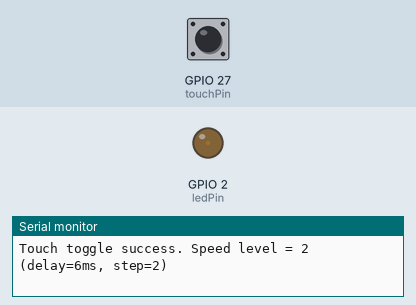
Simulated run of this sketch. Board: ESP32. On the bench: output pins drawn as LEDs (lit = HIGH), the last lines printed to the serial monitor. The inputs (shaded band) are chosen by the test bench; at power-on: GPIO 27 (touchPin) HIGH.

Above: at 0.7 s.
At 39.75 s:
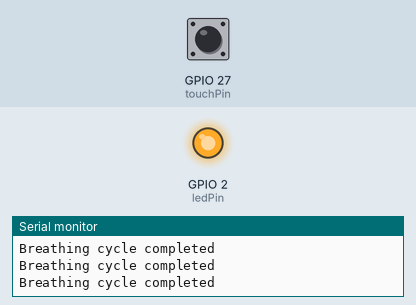
Timing chart, 0 to 40.0 s (numbered marks = the images above):
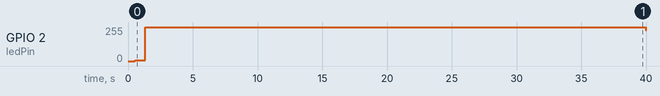

The sketch:

ex05.ino
```cpp
// 呼吸灯 PWM + 触摸自锁三档速度切换
// 触摸引脚：GPIO27（ESP32 Touch T7）

#include <Arduino.h>

#if defined(ARDUINO_ARCH_ESP32)
#include "esp32-hal-ledc.h"
#include "esp32-hal-touch.h"
#endif

// 定义LED引脚
const int ledPin = 2;

// 触摸引脚
const int touchPin = 27;

// 设置PWM属性
const int freq = 5000;      // 频率 5000Hz
const int resolution = 8;   // 分辨率 8位 (0-255)

// 速度档位：1 -> 2 -> 3 -> 1 ...
int speedLevel = 1;

// 触摸阈值与去抖
const uint16_t touchThreshold = 750;

// 参考 ex04：rawTouched 是瞬时读数，stableTouched 是防抖后的稳定状态
bool rawTouched = false;
bool stableTouched = false;
bool lastStableTouched = false;
unsigned long lastRawChangeMs = 0;
const unsigned long debounceMs = 60;

static int delayForSpeed(int level) {
  switch (level) {
    case 1: return 12; // 慢
    case 2: return 6;  // 中
    case 3: return 2;  // 快
    default: return 8;
  }
}

static int stepForSpeed(int level) {
  switch (level) {
    case 1: return 1; // 每次+1
    case 2: return 2; // 每次+2
    case 3: return 5; // 每次+5
    default: return 1;
  }
}

static uint16_t readTouchAvg(int pin, int samples) {
  uint32_t sum = 0;
  for (int i = 0; i < samples; i++) {
    sum += (uint16_t)touchRead(pin);
    delay(10);
  }
  return (uint16_t)(sum / (uint32_t)samples);
}

static void calibrateTouch() {
  // 保留：仅用于串口打印参考值，不参与阈值计算。
  const uint16_t touchBaseline = readTouchAvg(touchPin, 30);
  Serial.print("Touch baseline: ");
  Serial.print(touchBaseline);
  Serial.print("  fixed threshold: ");
  Serial.println(touchThreshold);
}

static void handleTouchToggle() {
  const uint16_t touchValue = (uint16_t)touchRead(touchPin);
  const bool newRawTouched = (touchValue < touchThreshold);

  // 1) 记录原始状态变化时刻
  if (newRawTouched != rawTouched) {
    rawTouched = newRawTouched;
    lastRawChangeMs = millis();
  }

  // 2) 原始状态保持不变超过防抖时间后，更新稳定状态
  if ((millis() - lastRawChangeMs) >= debounceMs) {
    stableTouched = rawTouched;
  }

  // 3) 边缘检测：只在“未触摸 -> 触摸”的瞬间切换档位
  if (!lastStableTouched && stableTouched) {
    speedLevel++;
    if (speedLevel > 3) speedLevel = 1;

    Serial.print("Touch toggle success. Speed level = ");
    Serial.print(speedLevel);
    Serial.print("  (delay=");
    Serial.print(delayForSpeed(speedLevel));
    Serial.print("ms, step=");
    Serial.print(stepForSpeed(speedLevel));
    Serial.println(")");
  }
  lastStableTouched = stableTouched;
}

void setup() {
  Serial.begin(115200);
  delay(200);

  // 【新版用法】直接将引脚、频率和分辨率绑定
  ledcAttach(ledPin, freq, resolution);

  calibrateTouch();
  Serial.println("Breathing LED started. Touch GPIO27 to change speed (1/2/3). ");
}

void loop() {
  // 逐渐变亮
  int duty = 0;
  while (duty <= 255) {
    handleTouchToggle();

    ledcWrite(ledPin, duty);
    delay(delayForSpeed(speedLevel));

    duty += stepForSpeed(speedLevel);
  }

  // 逐渐变暗
  duty = 255;
  while (duty >= 0) {
    handleTouchToggle();

    ledcWrite(ledPin, duty);
    delay(delayForSpeed(speedLevel));

    duty -= stepForSpeed(speedLevel);
  }

  Serial.println("Breathing cycle completed");
}
```

Measured:
- by itself, GPIO 2 (ledPin): 0/255 → 4/255 at 0.52 s, → 255/255 0.81 s later, → 229/255 38.7 s later
